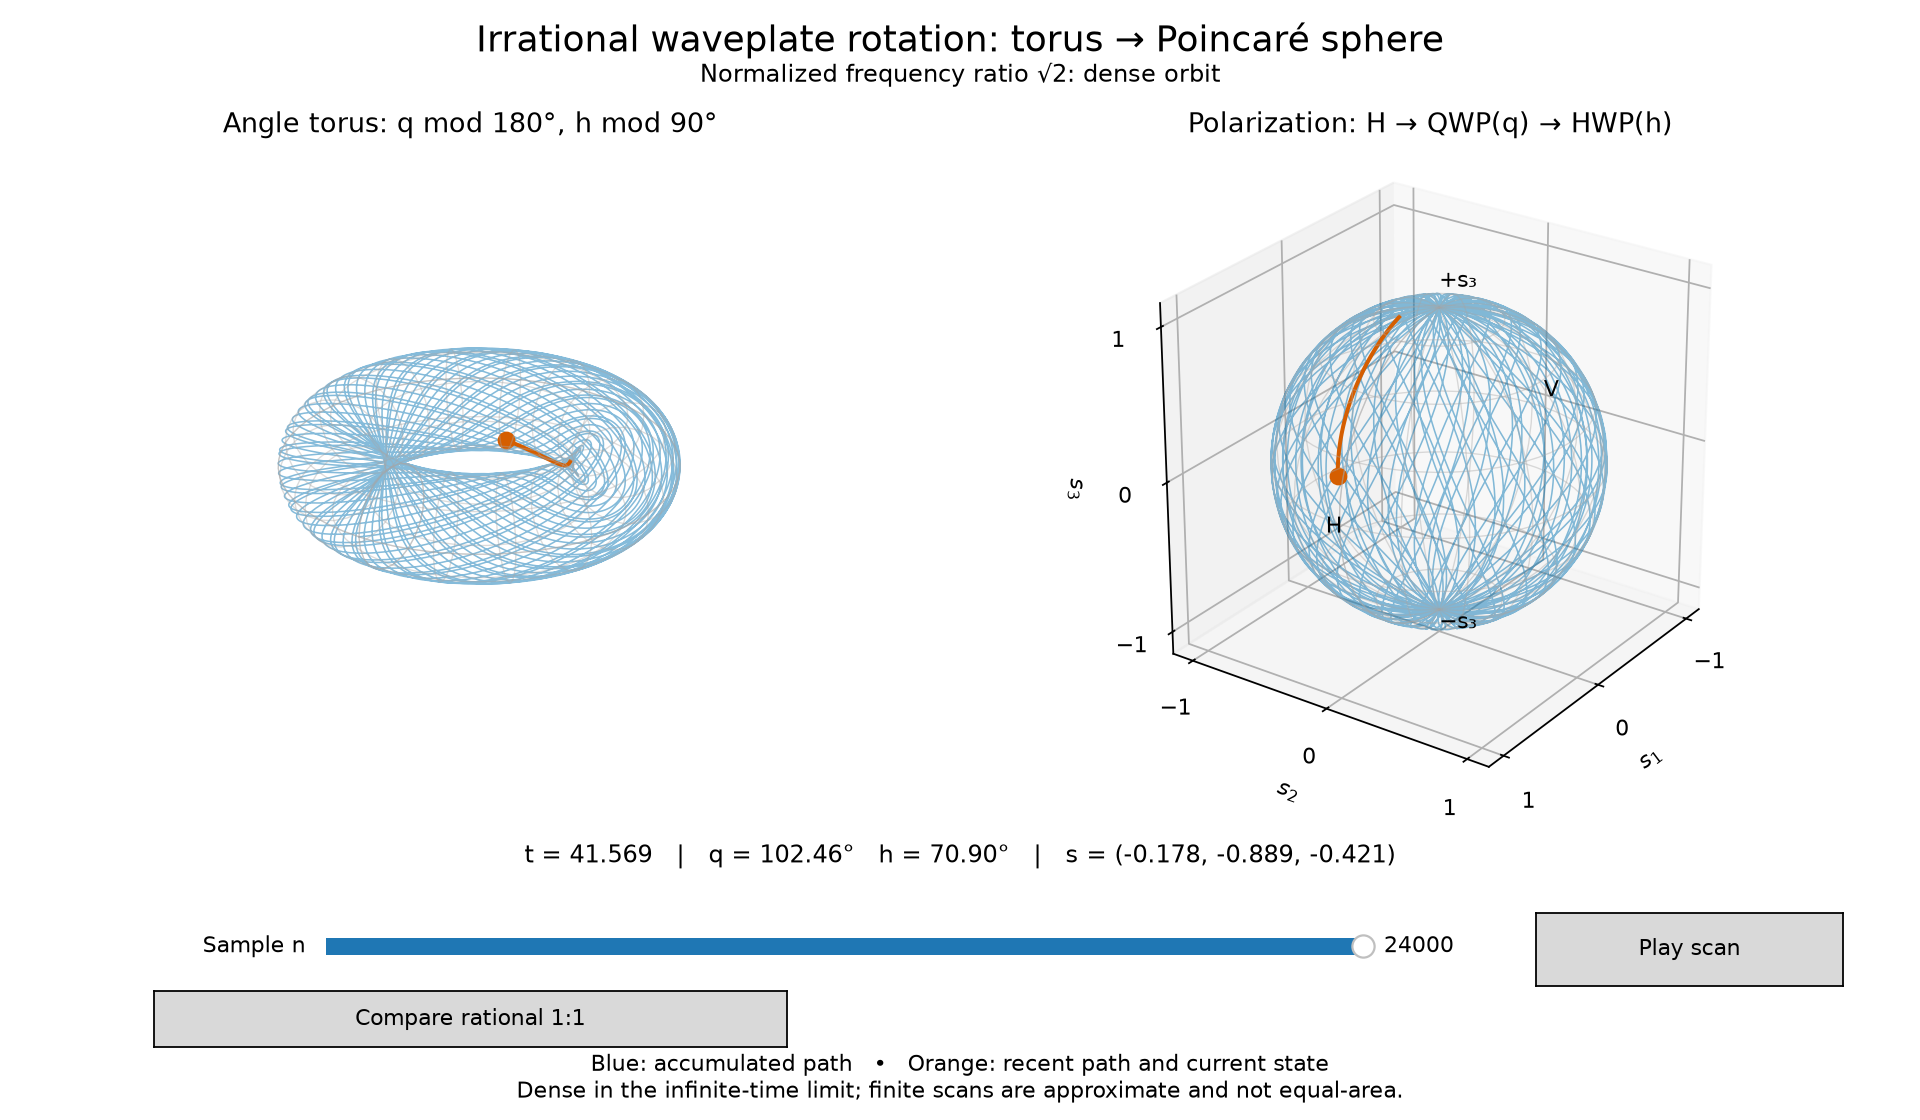

Python code for this plot:
"""Version 2: irrational torus flow -> QWP/HWP -> Poincare sphere.

Horizontal input -> QWP(q) -> HWP(h), with the conventions of poincare_scan.py.
The optical-angle torus has periods q=180 degrees and h=90 degrees.
u(t) = t mod 1; v(t) = sqrt(2)*t mod 1
q(t) = 180*u(t); h(t) = 90*v(t).
t is dimensionless: one unit is one 180-degree QWP rotation.
The normalized torus frequency ratio is sqrt(2); the physical motor speed
ratio h_dot/q_dot is 1/sqrt(2). Real motors can run unwrapped at constant
speed; modulo is used only for display and polarization calculations.

An irrational slope gives a dense continuous orbit on the torus. Its image
is dense on the sphere because the Stokes map is continuous and onto.
This is asymptotic density, not exact finite-time or equal-area coverage.
Uniform torus dwell time produces p(s3)=1/(pi*sqrt(1-s3**2)), concentrating
samples near the poles. Motor precision and floating point are finite.

Sampling also matters: an irrational frequency ratio alone does not imply
a dense discrete sequence. We choose dt=sqrt(3)/1000. In exact arithmetic,
1, dt, sqrt(2)*dt are rationally independent, so the sampled orbit is dense.
Sampling at integer t would instead freeze u and miss most of the sphere!

Run: python poincare_torus_scan.py
Optional: --samples 24000 --ratio irrational --save torus_scan.png
Optional: --csv torus_scan.csv (unwrapped angles, wrapped angles, and Stokes)
Dependencies: numpy, matplotlib, and the adjacent poincare_scan.py module.
"""

import argparse
import numpy as np
from poincare_scan import stokes, validate as validate_optics

DT = np.sqrt(3) / 1000
IRRATIONAL_RATIO = np.sqrt(2)


def trajectory(samples=24000, ratio=IRRATIONAL_RATIO):
    """Return t, wrapped q/h angles (degrees), torus XYZ, and Stokes XYZ."""
    if not isinstance(samples, (int, np.integer)) or samples < 1:
        raise ValueError('samples must be a positive integer')
    if not np.isfinite(ratio) or ratio <= 0:
        raise ValueError('ratio must be finite and positive')
    t = np.arange(samples + 1) * DT
    u, v = t % 1, (ratio * t) % 1
    q, h = 180*u, 90*v
    a, b = 2*np.pi*u, 2*np.pi*v
    torus = np.column_stack(((1+0.36*np.cos(b))*np.cos(a),
                             (1+0.36*np.cos(b))*np.sin(a), 0.36*np.sin(b)))
    return t, q, h, torus, stokes(q, h)


def validate():
    validate_optics()
    t, q, h, torus, s = trajectory(24000)
    np.testing.assert_allclose(s[0], [1,0,0], atol=1e-12)
    np.testing.assert_allclose(np.linalg.norm(s, axis=1), 1, atol=1e-12)
    np.testing.assert_allclose(s, stokes(180*t, 90*IRRATIONAL_RATIO*t), atol=2e-12)
    np.testing.assert_allclose((np.hypot(torus[:,0],torus[:,1])-1)**2
                               +torus[:,2]**2, 0.36**2, atol=1e-12)
    # Check the map closes continuously at each angle seam.
    np.testing.assert_allclose(stokes(q+180,h), s, atol=2e-12)
    np.testing.assert_allclose(stokes(q,h+90), s, atol=2e-12)
    # Rational 1:1 normalized frequencies close after one unit of t.
    probe = np.linspace(0,1,101)
    np.testing.assert_allclose(stokes(180*probe,90*probe),
                               stokes(180*(probe+1),90*(probe+1)), atol=1e-12)
    return 'PASS: Jones checks, initial H, unit sphere, torus geometry, seams, rational closure.'


def build_figure(samples=24000, ratio=IRRATIONAL_RATIO, animate=True, initial=None):
    import matplotlib.pyplot as plt
    from matplotlib.widgets import Slider, Button
    from matplotlib.animation import FuncAnimation

    fig = plt.figure(figsize=(12,7))
    fig.suptitle('Irrational waveplate rotation: torus → Poincaré sphere', fontsize=16)
    tor_ax = fig.add_axes([0.02,0.29,0.45,0.58], projection='3d')
    sph_ax = fig.add_axes([0.52,0.29,0.45,0.58], projection='3d')
    tor_ax.set_title('Angle torus: q mod 180°, h mod 90°')
    sph_ax.set_title('Polarization: H → QWP(q) → HWP(h)')
    a,b=np.meshgrid(np.linspace(0,2*np.pi,65),np.linspace(0,2*np.pi,25))
    tor_ax.plot_wireframe((1+0.36*np.cos(b))*np.cos(a),
                          (1+0.36*np.cos(b))*np.sin(a),0.36*np.sin(b),
                          rstride=3,cstride=4,color='0.65',alpha=0.4,lw=0.6)
    tor_ax.set(xlim=(-1.5,1.5),ylim=(-1.5,1.5),zlim=(-0.8,0.8))
    tor_ax.set_box_aspect((3,3,1.6)); tor_ax.set_axis_off()
    a,b=np.meshgrid(np.linspace(0,2*np.pi,65),np.linspace(-np.pi/2,np.pi/2,25))
    sph_ax.plot_wireframe(np.cos(b)*np.cos(a),np.cos(b)*np.sin(a),np.sin(b),
                          rstride=3,cstride=4,color='0.65',alpha=0.4,lw=0.6)
    sph_ax.set(xlabel='$s_1$',ylabel='$s_2$',zlabel='$s_3$',
               xlim=(-1.15,1.15),ylim=(-1.15,1.15),zlim=(-1.15,1.15))
    for setter in (sph_ax.set_xticks,sph_ax.set_yticks,sph_ax.set_zticks):
        setter([-1,0,1])
    sph_ax.set_box_aspect((1,1,1))
    for p,label in [((1,0,0),'H'),((-1,0,0),'V'),((0,0,1),'+s₃'),((0,0,-1),'−s₃')]:
        sph_ax.text(*(np.array(p)*1.13),label)
    for ax in (tor_ax,sph_ax): ax.view_init(elev=26,azim=35)
    traces=[]
    for ax in (tor_ax,sph_ax):
        past,=ax.plot([],[],[],color='#0072B2',lw=0.7,alpha=0.48)
        recent,=ax.plot([],[],[],color='#D55E00',lw=1.8)
        dot,=ax.plot([],[],[],'o',color='#D55E00',ms=7)
        traces.append((past,recent,dot))
    readout=fig.text(0.5,0.23,'',ha='center',fontsize=11)
    mode=fig.text(0.5,0.927,'',ha='center',fontsize=11)
    fig.text(0.5,0.02,'Blue: accumulated path   •   Orange: recent path and current state\n'
             'Dense in the infinite-time limit; finite scans are approximate and not equal-area.',
             ha='center',fontsize=10)
    slider=Slider(fig.add_axes([0.17,0.14,0.54,0.03]),'Sample n',0,samples,
                  valinit=0 if initial is None else min(samples,max(0,initial)),valstep=1,valfmt='%d')
    play=Button(fig.add_axes([0.80,0.12,0.16,0.065]),'Play scan')
    compare=Button(fig.add_axes([0.08,0.065,0.33,0.05]),'Compare rational 1:1')
    state={'running':False,'internal':False,'ratio':ratio,'data':trajectory(samples,ratio)}

    def update(_=None):
        n=int(slider.val)
        t,q,h,torus,s=state['data']
        for points,(past,recent,dot) in zip((torus,s),traces):
            past.set_data_3d(*points[:n+1].T)
            recent.set_data_3d(*points[max(0,n-100):n+1].T)
            dot.set_data_3d(*points[n:n+1].T)
        readout.set_text(f't = {t[n]:.3f}   |   q = {q[n]:.2f}°   h = {h[n]:.2f}°   |   '
                         f's = ({s[n,0]:+.3f}, {s[n,1]:+.3f}, {s[n,2]:+.3f})')
        irrational=state['ratio']!=1
        mode.set_text('Normalized frequency ratio √2: dense orbit' if irrational
                      else 'Normalized frequency ratio 1: closed orbit (period t = 1)')
        compare.label.set_text('Compare rational 1:1' if irrational else 'Use irrational √2')
        fig.canvas.draw_idle()

    def scrub(_):
        if not state['internal']:
            state['running']=False; play.label.set_text('Play scan')
        update()

    def toggle(_):
        if int(slider.val)==samples: slider.set_val(0)
        state['running']=not state['running']
        play.label.set_text('Pause' if state['running'] else 'Play scan')
        fig.canvas.draw_idle()

    def change_ratio(_):
        state['ratio']=1.0 if state['ratio']!=1 else IRRATIONAL_RATIO
        state['data']=trajectory(samples,state['ratio'])
        state['running']=False; play.label.set_text('Play scan'); update()

    def tick(_):
        if state['running']:
            state['internal']=True
            slider.set_val(min(samples,int(slider.val)+30))
            state['internal']=False
            if int(slider.val)==samples:
                state['running']=False;play.label.set_text('Replay')

    slider.on_changed(scrub);play.on_clicked(toggle);compare.on_clicked(change_ratio)
    update()
    fig._torus_controls=(slider,play,compare,state,tick,change_ratio)
    if animate: fig._torus_animation=FuncAnimation(fig,tick,interval=40,cache_frame_data=False)
    return fig


if __name__=='__main__':
    parser=argparse.ArgumentParser(description=__doc__,formatter_class=argparse.RawDescriptionHelpFormatter)
    parser.add_argument('--samples',type=int,default=24000)
    parser.add_argument('--ratio',choices=['irrational','rational'],default='irrational')
    parser.add_argument('--save',metavar='PNG')
    parser.add_argument('--csv',metavar='CSV')
    parser.add_argument('--check',action='store_true')
    args=parser.parse_args()
    if args.samples<1: parser.error('--samples must be positive')
    ratio=IRRATIONAL_RATIO if args.ratio=='irrational' else 1.0
    if args.check:
        print(validate())
    else:
        if args.csv:
            t,q,h,_,s=trajectory(args.samples,ratio)
            np.savetxt(args.csv,np.column_stack((t,180*t,90*ratio*t,q,h,s)),delimiter=',',
                       header='t,q_unwrapped_deg,h_unwrapped_deg,q_deg,h_deg,s1,s2,s3',comments='')
        if args.save:
            import matplotlib
            matplotlib.use('Agg')
        import matplotlib.pyplot as plt
        fig=build_figure(args.samples,ratio,animate=not args.save,
                         initial=args.samples if args.save else 0)
        if args.save: fig.savefig(args.save,dpi=160);plt.close(fig)
        else: plt.show()
